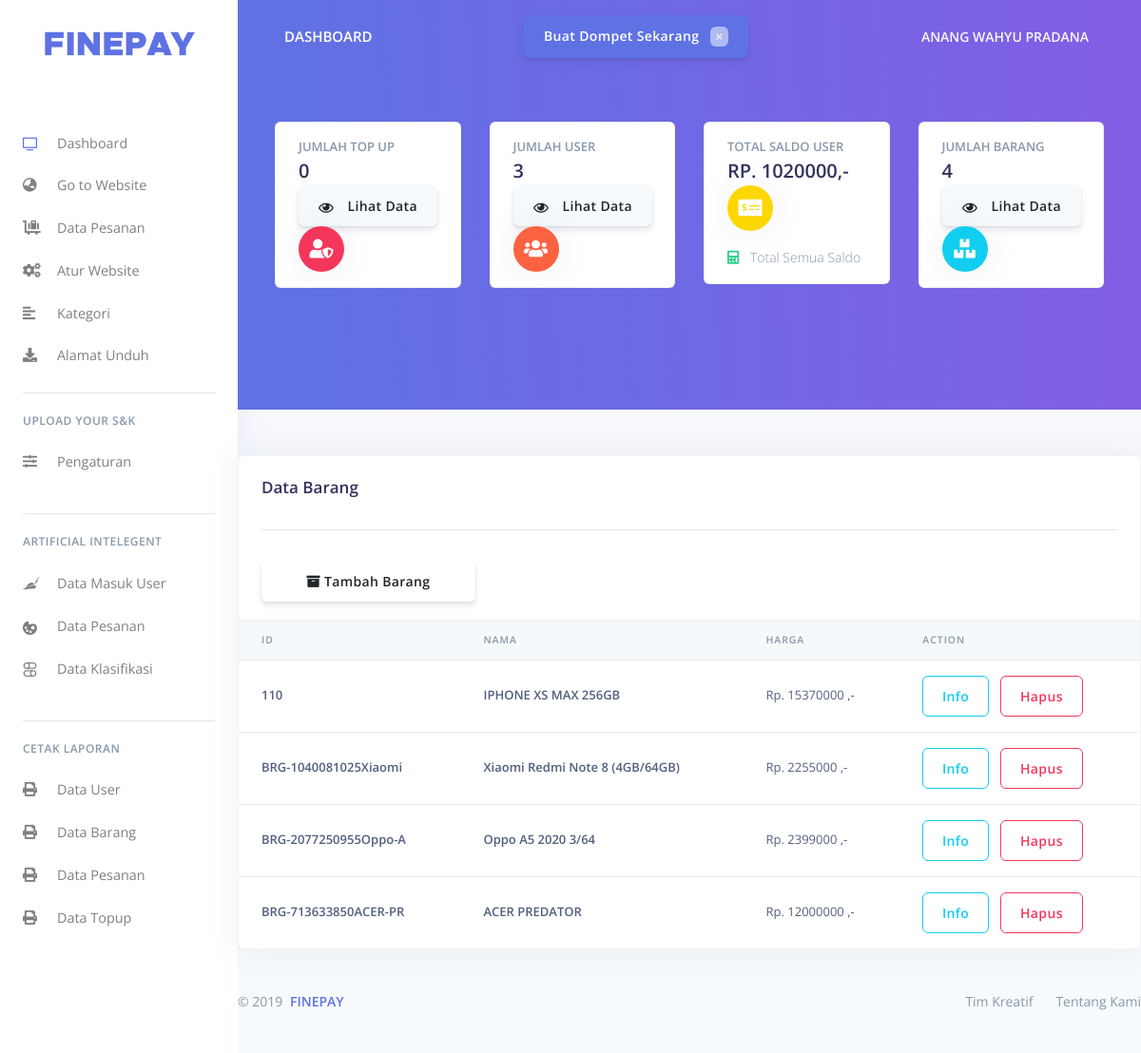
Before: /dashboard/admin/view-barang.php (signed in) with the older database file.
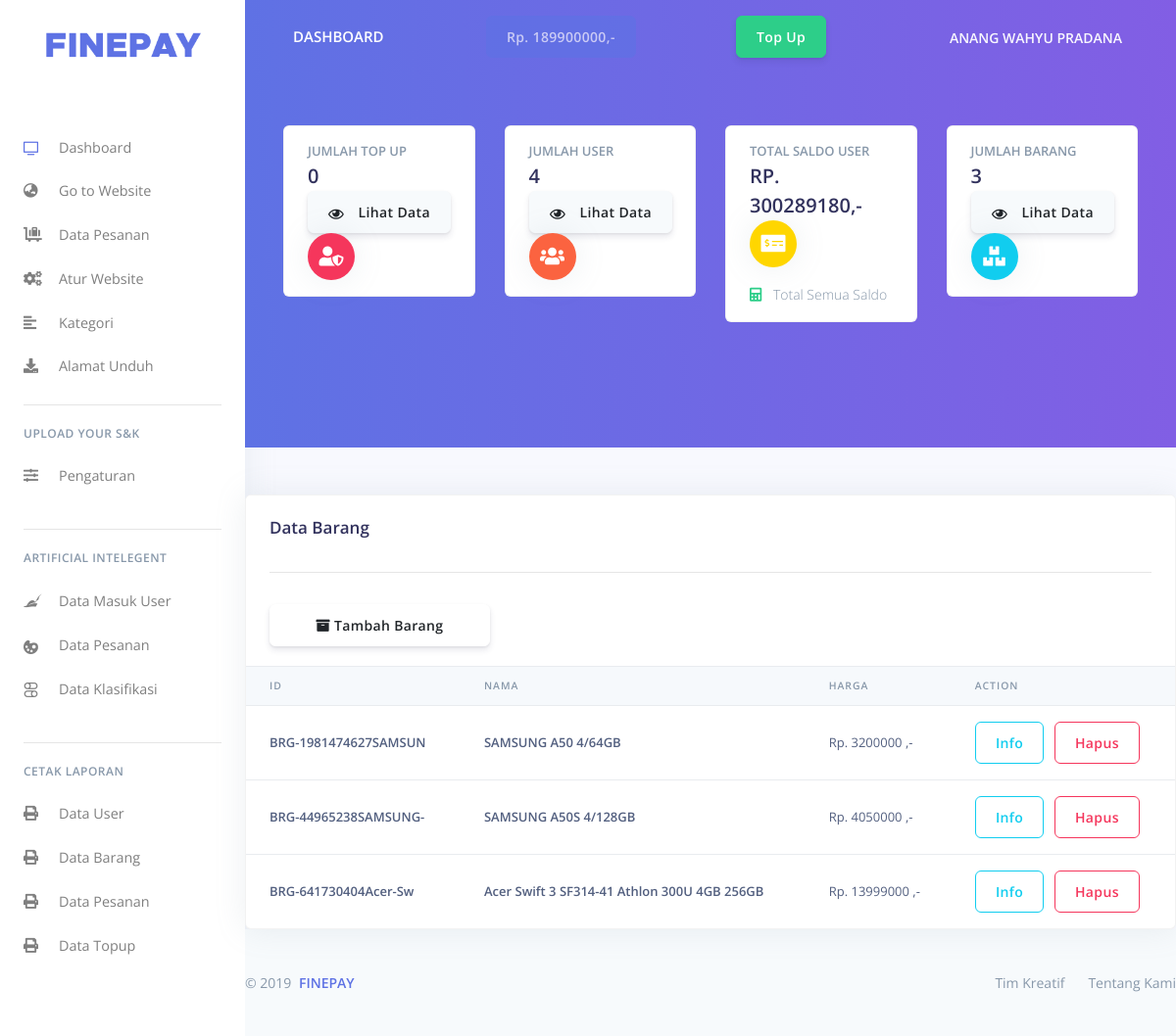
After: the same page with the newer database file.
### tables this page shows
CREATE TABLE `barang` (
  `id_barang` varchar(20) NOT NULL,
  `nama_barang` varchar(50) NOT NULL,
  `harga` decimal(10,0) NOT NULL
);

CREATE TABLE `dompet` (
  `id_dompet` varchar(15) NOT NULL,
  `id_user` varchar(15) DEFAULT NULL,
  `jenis_dompet` varchar(20) DEFAULT NULL,
  `saldo` bigint(20) DEFAULT NULL
);

### dashboard/admin/query-admin.php (called while the page is built, shortened)
<?php
include('../koneksi.php');
if(!isset($_SESSION['username'])){
	header("location:./../index.php");
} else {
    $sql_view_saldo_admin = "SELECT dompet.saldo as 'jmlsaldo', dompet.id_dompet as 'id_dompet_admin' FROM `dompet` JOIN users ON users.id=dompet.id_user WHERE id_user='$_SESSION[id]'";
    $query_view_saldo_admin = mysqli_query($koneksi, $sql_view_saldo_admin );
    $jml_saldo_admin = mysqli_fetch_array($query_view_saldo_admin);
    $cek_data_saldo_admin = mysqli_num_rows($query_view_saldo_admin);
    if($cek_data_saldo_admin == NULL) {
        $a = "<i class='fas fa-times'></i>";
        $showCreateDompet_admin = true;
    } else if ($cek_data_saldo_admin > 0){
        $mataUang = "Rp. ";
        $akhirMataUang = ",-";
        $a = $mataUang.$jml_saldo_admin['jmlsaldo'].$akhirMataUang;
        $showCreateDompet_admin = false;
    } else if ($cek_data_saldo_admin == 0) {
        $a = '0';
    } else {
        echo "Gagal mendapatkan data";
    }
}
?>

### dashboard/admin/data-barang.php (the view, shortened to what the rows shown need)
<div class="row mt-5">
  <div class="col-xl-12 mb-5 mb-xl-0">
    <div class="card shadow">
        <div class="table-responsive">
      <?php
          $query_view_barang = "SELECT * FROM barang";
          $sql_view_barang= mysqli_query($koneksi, $query_view_barang );
          $view_barang = mysqli_num_rows($sql_view_barang);
      ?>
        <table id="tabel-data-barang" class="table align-items-center">
          <thead class="thead-light">
            <tr>
              <th scope="col">ID</th>
              <th scope="col">Nama</th>
              <th scope="col">Harga</th>
              <th scope="col">Action</th>
            </tr>
          </thead>
          <tbody>
          <?php
          if (($view_barang) > 0) {
              while($vi_barang = mysqli_fetch_assoc($sql_view_barang)) {
              echo "<tr> <th scope='row'>" . $vi_barang["id_barang"]."</th>
                  <th scope='row'>" . $vi_barang["nama_barang"]. "</th>
                  <td>Rp. " . $vi_barang["harga"]." ,-</td>
                  <td scope='row'>
                  <button type='button' class='btn btn-outline-info' data-toggle='modal' data-target='#modal-notification". $vi_barang["id_barang"] . "'>Info</button>
                  <button type='button' class='btn btn-outline-danger' data-toggle='modal' data-target='#modal-hapus". $vi_barang["id_barang"] . "'>Hapus</button>
                  </td>
              </tr>"; ?>
              </div>
            </div>
  <?php };
      } else {
        echo "<div class='alert alert-warning text-center' role='alert>
        <span class='alert-inner--icon><strong>Warning!</strong> Tidak ada data ditemukan</span>
        </div>";
      }
          ?>

### dashboard/admin/header-admin.php (shortened to what the rows shown need)
<?php include('query-admin.php'); ?>
<!DOCTYPE html>
<html lang="en">
<head>
  <?php
    include('link-asset.php');
   ?>
</head>
<body class="">
  <div class="main-content">
    <nav class="navbar navbar-top navbar-expand-md navbar-dark" id="navbar-main">
      <div class="container-fluid">
        <?php
        if($showCreateDompet_admin == true) {
        ?>
          <button type="button" class="btn btn-primary"  data-toggle="modal" data-target="#modal-buat-dompet">
          <span>Buat Dompet Sekarang</span>
          <span class="badge badge-white"><?php echo $a ?></span>
          </button>
        <?php
        } else if($showCreateDompet_admin == false) {
        ?>
          <button type="button" class="btn btn-primary" disabled>
          <span><?php echo $a ?></span>
          </button>
          <button type="button" class="btn btn-success"   data-toggle="modal" data-target="#modal-topup-dompet">
          <span>Top Up</span>
          </button>
        <?php
        }
        ?>
      </div>
    </nav>

Changed rows visible on the page:
removed barang: id_barang "110", nama_barang "IPHONE XS MAX 256GB", harga "15370000"
removed barang: id_barang "BRG-1040081025Xiaomi", nama_barang "Xiaomi Redmi Note 8 (4GB/64GB)", harga "2255000"
removed barang: id_barang "BRG-2077250955Oppo-A", nama_barang "Oppo A5 2020 3/64", harga "2399000"
removed barang: id_barang "BRG-713633850ACER-PR", nama_barang "ACER PREDATOR", harga "12000000"
added dompet: saldo "Rp. 189900000,-"
added barang: id_barang "BRG-1981474627SAMSUN", nama_barang "SAMSUNG A50 4/64GB", harga "3200000"
added barang: id_barang "BRG-44965238SAMSUNG-", nama_barang "SAMSUNG A50S 4/128GB", harga "4050000"
added barang: id_barang "BRG-641730404Acer-Sw", nama_barang "Acer Swift 3 SF314-41 Athlon 300U 4GB 256GB", harga "13999000"
Other visible differences:
$hasil_jml_user: "3" → "4"
$jml_saldo['jml_saldo']: "1020000" → "300289180"
$hasil_jml_barang: "4" → "3"
text no longer shown: "Buat Dompet Sekarang"
text now shown: "Top Up"
